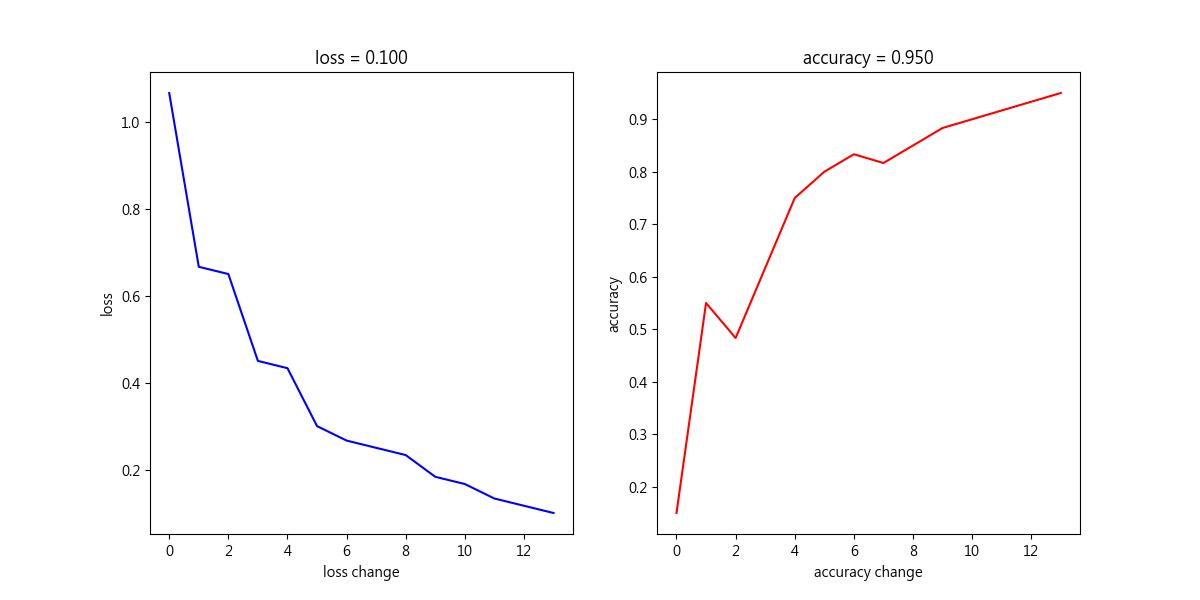
#> input picture HW3/HW3_1/loss and acccuracy.jpg, 1200 x 600 px, given in place of 1.jpg, which was not available
$ python HW3_1.py
#> lines starting #> are read from the running program, lines starting #| are printed output that depends on the picture; pictures that were not available may be replaced by others from this repository, and a replacement may not be noted
#匯入此作業使用到的模組
import os #用於操作系統功能，這裡用在清除畫面
import cv2 #OpenCV函式庫，用於圖像處理
import types #用於類型判斷
import numpy as np #NumPy函式庫，用於數值計算
import matplotlib.pyplot as plt #Matplotlib函式庫，用於圖像顯示
from scipy.special import softmax #Scipy中的softmax函數，用於將數值轉為機率

#初始化
def initialize():
    #清畫面
    os.system('cls' if os.name == 'nt' else 'clear')

    #清變數
    for var in list(globals().keys()):
        if var not in ["__builtins__", "__name__", "__doc__", "__package__"] and not isinstance(globals()[var], (type(os), types.FunctionType)):
            del globals()[var]

    #關閉所有figure
    plt.close('all')

    path = 'HW3 instructions\imageset' #設圖庫路徑

    #設拉普拉斯的離散卷積核(3x3濾鏡數值)
    filter = np.array([[-1, -1, -1],
                       [-1,  8, -1],
                       [-1, -1, -1]])

    #建立分類目標值t數值陣列，1~40, 41~80, 81~120的分類編號分別是1,2,3。
    t = np.zeros(120, dtype = int)
    t[0:40] = 1
    t[40:80] = 2
    t[80:120] = 3

    return path, filter, t

#影像特徵擷取
def img_feature_extract(path, filter):
#> called with path = 'HW3 instructions\\imageset', filter = array of shape (3, 3)
    feature = np.zeros((120, 5)) #120*5的特徵向量矩陣

    #迴圈依序讀取120個影像
    for i in range(1, 121):
        img_path = f'{path}\{i}.jpg' #影像路徑
        image = cv2.cvtColor(cv2.imread(img_path, cv2.IMREAD_COLOR), cv2.COLOR_BGR2RGB) #讀取影像並轉換為RGB
        image_float = image.astype(np.float32) / 255.0 #轉換為浮點格式
        image_LAB = cv2.cvtColor(image_float, cv2.COLOR_RGB2LAB) #將影像格式從RGB轉成LAB格式
#> image_LAB: shape (600, 1200, 3) float32; mean of channels 0, 1, 2 98.5, 0.2, -0.1

        #提取L通道，調整L通道為2x1的大小
        L_channel = image_LAB[:, :, 0]
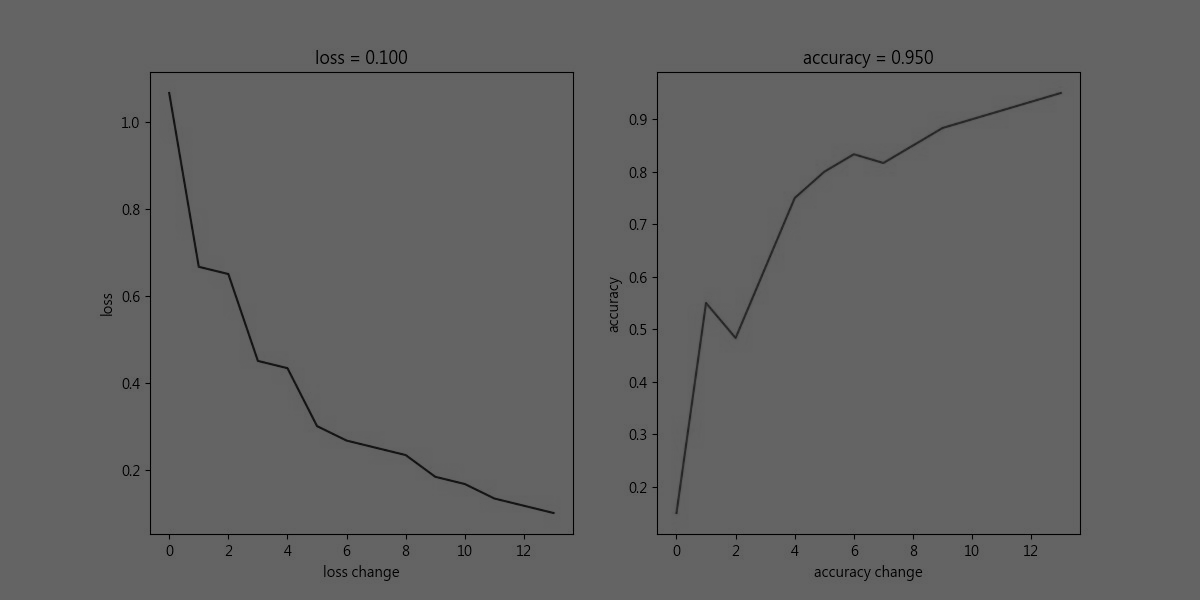
#> L_channel: shape (600, 1200) float32; min 0, max 100, mean 98.7
        L_channel_resize = cv2.resize(L_channel, (1, 2), interpolation=cv2.INTER_AREA)
#> L_channel_resize = [98.82, 98.66]
        x1, x2 = L_channel_resize[0, 0], L_channel_resize[1, 0] #影像上半部與下半部的明度值
#> x1 = 98.82; x2 = 98.66

        #拉普拉斯濾波，取絕對值，調整濾波後的圖像為2x1的大小
        laplacian_LAB = cv2.filter2D(L_channel, -1, filter)
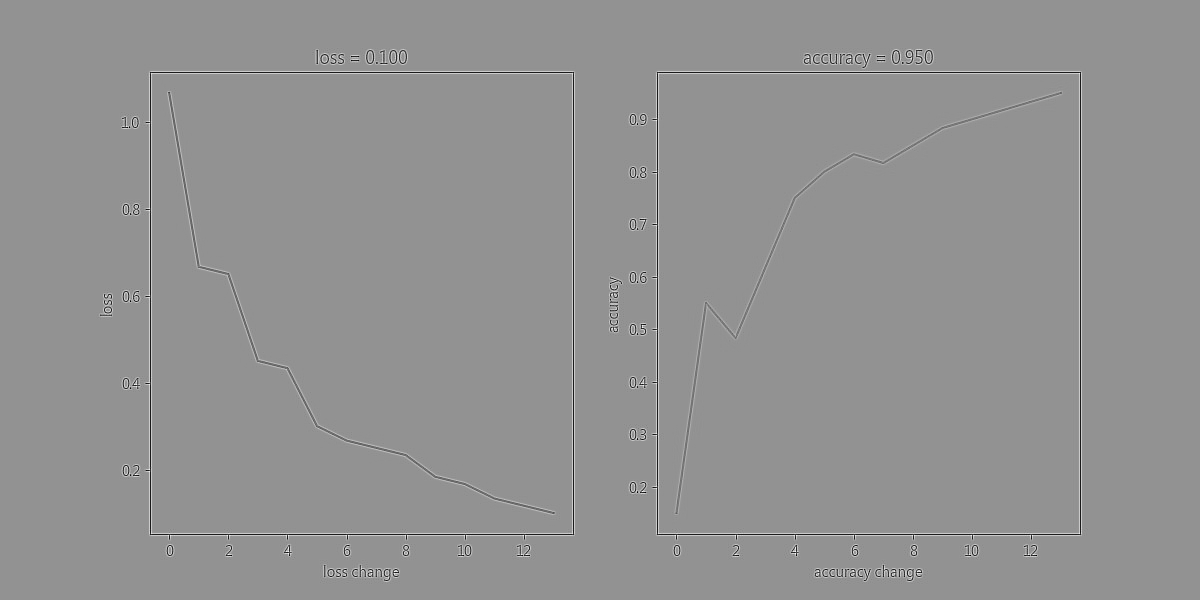
#> laplacian_LAB: shape (600, 1200) float32; min -699.7, max 519.3, mean 0; drawn with min black and max white
        laplacian_LAB = np.abs(laplacian_LAB)
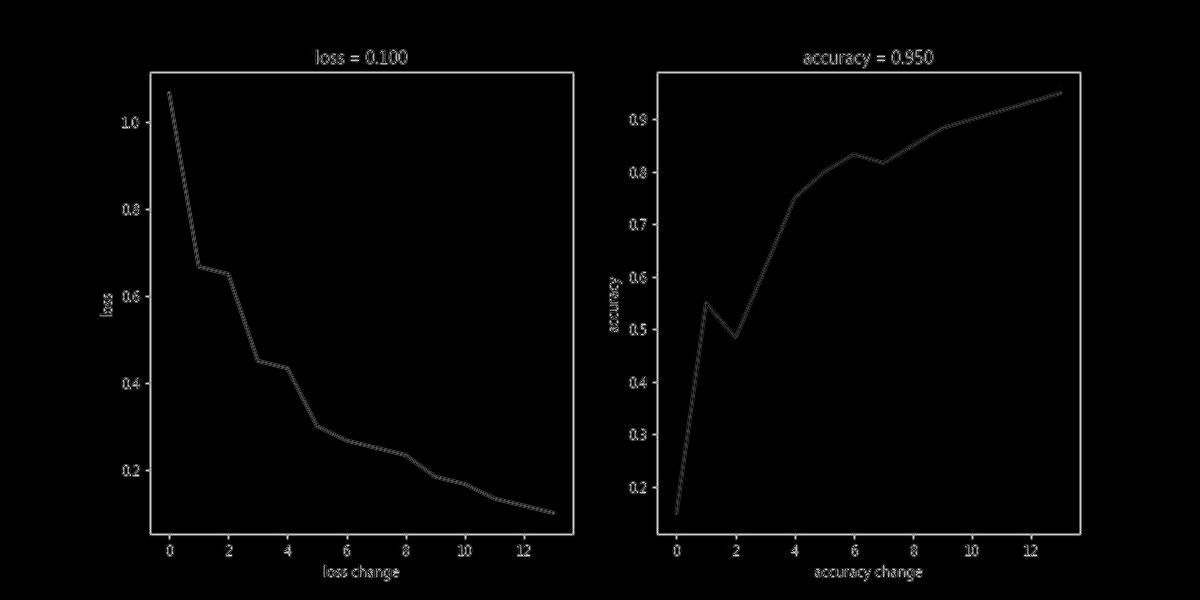
#> laplacian_LAB: shape (600, 1200) float32; min 0, max 699.7, mean 9.8; drawn with min black and max white
        laplacian_LAB_resize = cv2.resize(laplacian_LAB, (1, 2), interpolation=cv2.INTER_AREA)
#> laplacian_LAB_resize = [9.16, 10.39]
        x3, x4 = laplacian_LAB_resize[0, 0], laplacian_LAB_resize[1, 0] #影像上半部與下半部的紋理
#> x3 = 9.16; x4 = 10.39

        #儲存提取的特徵x1.x2.x3.x4以及常數項x5
        feature[i-1, :] = [x1, x2, x3, x4, 1]
#> pass 2 of the loop in img_feature_extract, `for i in range(1, 121):`:
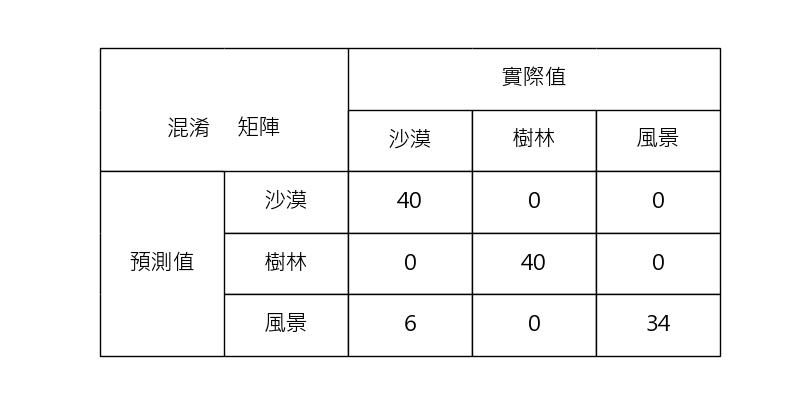
#> input picture HW3/HW3_1/confusion matrix.jpg, 800 x 400 px, given in place of 2.jpg, which was not available
#> in img_feature_extract, image is the input picture: shape (400, 800, 3); min 0, max 255, mean 246.6
#> image_float: shape (400, 800, 3) float32
#> image_LAB: shape (400, 800, 3) float32; mean of channels 0, 1, 2 96.8, 0, 0
#> in img_feature_extract, `L_channel = image_LAB[:, :, 0]`:
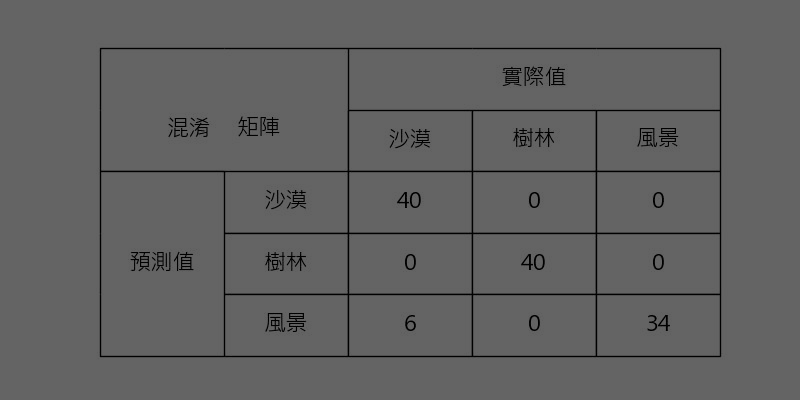
#> L_channel: shape (400, 800) float32; min 0, max 100, mean 96.8
#> L_channel_resize = [96.87, 96.7]
#> x1 = 96.87; x2 = 96.7
#> in img_feature_extract, `laplacian_LAB = np.abs(laplacian_LAB)`:
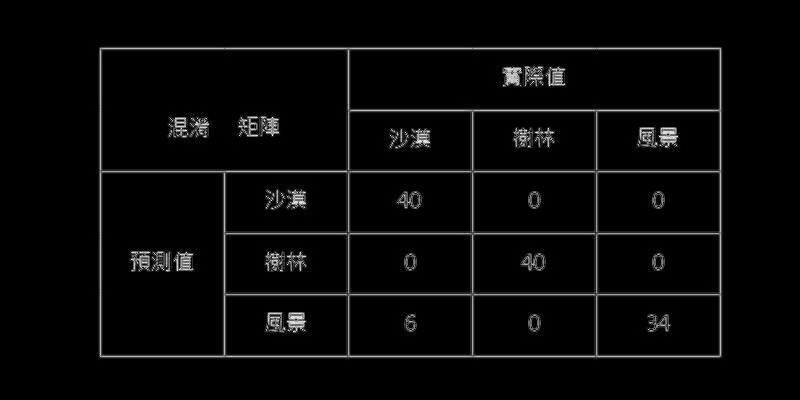
#> laplacian_LAB: shape (400, 800) float32; min 0, max 682.3, mean 22; drawn with min black and max white
#> laplacian_LAB_resize = [22.43, 21.6]
#> x3 = 22.43; x4 = 21.6

    return feature

#影像分類訓練
# [118 lines left out: functions img_classfication_training, plot_loss_accuracy, compute_confusion_matrix, not called in this run]

if __name__ == '__main__':
    #初始化變數，並獲得圖庫路徑、拉普拉斯的離散卷積核、目標標籤
    path, filter, t = initialize()

    #提取影像特徵，根據指定的濾波器來提取影像的特徵
#> (the run stopped early here; a loop or call above may not have finished)
